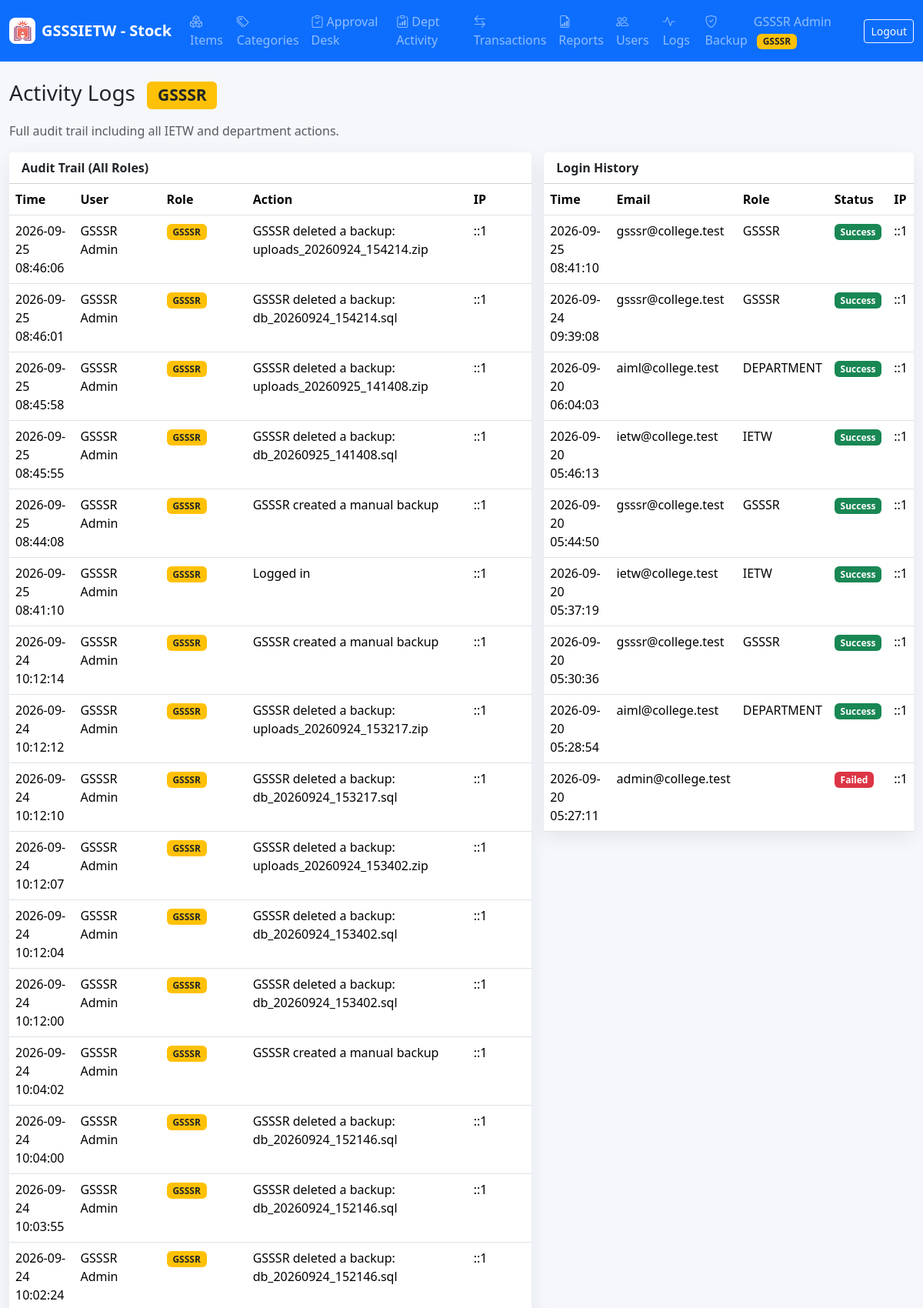
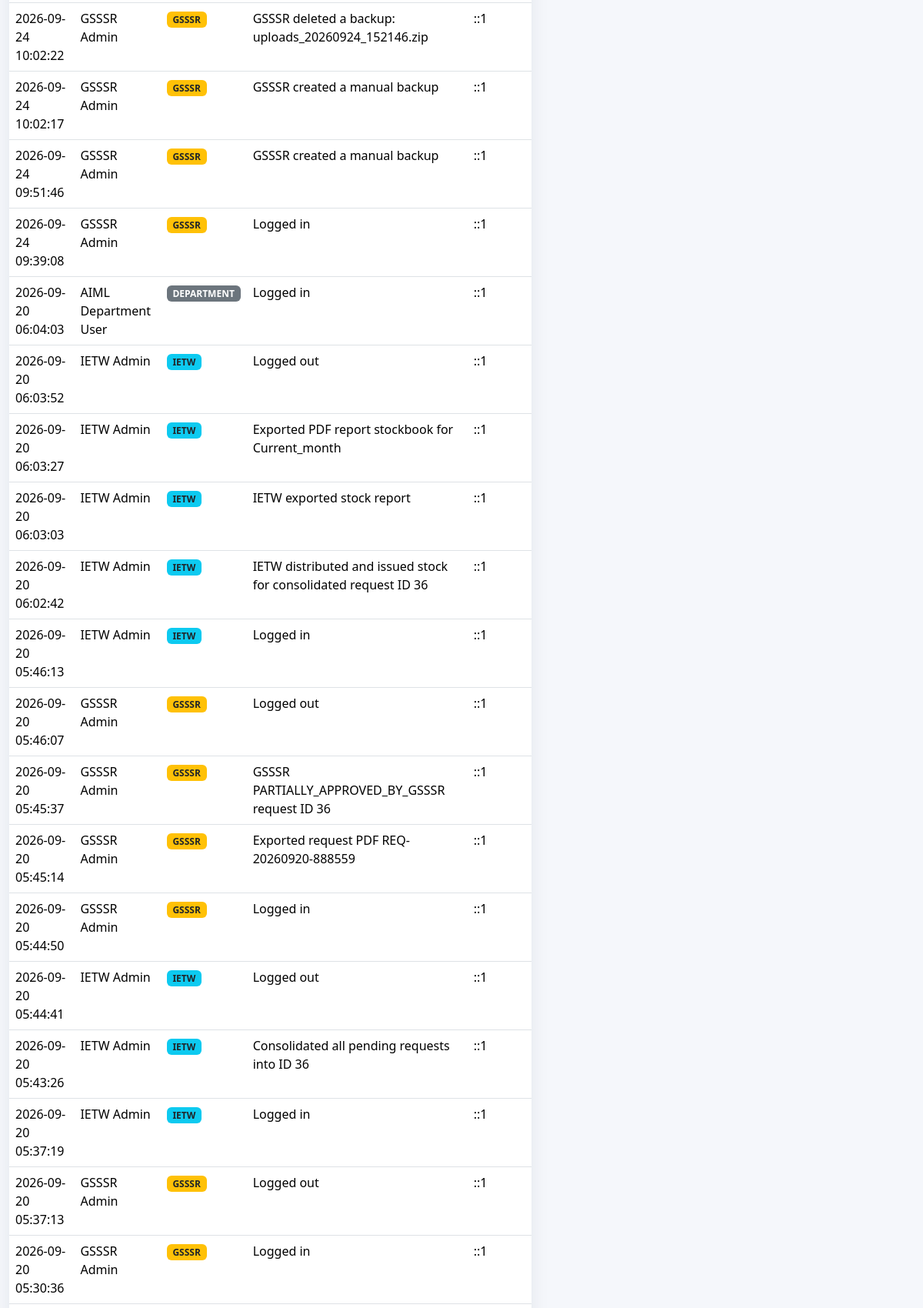
Screenshot of /admin/logs.php (signed in, upper part) with the database file from the repository (2 pictures, top to bottom).
### tables this page shows
CREATE TABLE `activity_logs` (
  `id` int NOT NULL AUTO_INCREMENT,
  `user_id` int DEFAULT NULL,
  `action` varchar(255) NOT NULL,
  `ip_address` varchar(60) DEFAULT NULL,
  `created_at` timestamp NULL DEFAULT CURRENT_TIMESTAMP,
  PRIMARY KEY (`id`),
  KEY `idx_activity_user_date` (`user_id`,`created_at`),
  CONSTRAINT `activity_logs_ibfk_1` FOREIGN KEY (`user_id`) REFERENCES `users` (`id`)
);

CREATE TABLE `users` (
  `id` int NOT NULL AUTO_INCREMENT,
  `department_id` int DEFAULT NULL,
  `name` varchar(120) NOT NULL,
  `email` varchar(160) NOT NULL,
  `password_hash` varchar(255) NOT NULL,
  `role` enum('GSSSR','IETW','DEPARTMENT') NOT NULL,
  `status` enum('ACTIVE','INACTIVE') NOT NULL DEFAULT 'ACTIVE',
  `created_at` timestamp NULL DEFAULT CURRENT_TIMESTAMP,
  `updated_at` timestamp NULL DEFAULT NULL ON UPDATE CURRENT_TIMESTAMP,
  PRIMARY KEY (`id`),
  UNIQUE KEY `email` (`email`),
  KEY `department_id` (`department_id`),
  CONSTRAINT `users_ibfk_1` FOREIGN KEY (`department_id`) REFERENCES `departments` (`id`)
);

### includes/db.php (called while the page is built, shortened)
<?php
final class Database
{
    private static ?PDO $pdo = null;
    public static function conn(): PDO
    {
        if (self::$pdo === null) {
            $dsn = 'mysql:host=' . DB_HOST . ';dbname=' . DB_NAME . ';charset=utf8mb4';
            self::$pdo = new PDO($dsn, DB_USER, DB_PASS, [
                PDO::ATTR_ERRMODE => PDO::ERRMODE_EXCEPTION,
                PDO::ATTR_DEFAULT_FETCH_MODE => PDO::FETCH_ASSOC,
                PDO::ATTR_EMULATE_PREPARES => false,
            ]);
        }
        return self::$pdo;
    }
}

### includes/functions.php (called while the page is built, shortened)
<?php
require_once __DIR__ . '/db.php';
function e(?string $value): string
{
    return htmlspecialchars((string)$value, ENT_QUOTES, 'UTF-8');
}
function rows(string $sql, array $params = []): array
{
    $stmt = Database::conn()->prepare($sql);
    $stmt->execute($params);
    return $stmt->fetchAll();
}

### admin/logs.php (the view, shortened to what this page needs)
<?php
require_once __DIR__ . '/../includes/layout.php';
$logs         = rows('SELECT al.*, u.name, u.role FROM activity_logs al LEFT JOIN users u ON u.id=al.user_id ORDER BY al.id DESC LIMIT 300');
$logins       = rows('SELECT lh.*, u.name, u.role FROM login_history lh LEFT JOIN users u ON u.id=lh.user_id ORDER BY lh.id DESC LIMIT 100');
?>
<h1 class="h3 mb-3">Activity Logs <span class="badge bg-warning text-dark ms-2">GSSSR</span></h1>
<p class="text-muted">Full audit trail including all IETW and department actions.</p>
<div class="row g-3">
  <div class="col-xl-7">
    <div class="card metric-card">
      <div class="card-header bg-white fw-semibold">Audit Trail (All Roles)</div>
      <div class="table-responsive">
        <table class="table mb-0">
          <thead><tr><th>Time</th><th>User</th><th>Role</th><th>Action</th><th>IP</th></tr></thead>
          <tbody>
            <?php foreach ($logs as $l): ?>
            <tr>
              <td><?= e($l['created_at']) ?></td>
              <td><?= e($l['name']) ?></td>
              <td>
                <?php
                  $bc = match($l['role'] ?? '') {
                      'GSSSR' => 'bg-warning text-dark',
                      'IETW'  => 'bg-info text-dark',
                      default => 'bg-secondary',
                  };
                ?>
                <span class="badge <?= $bc ?>"><?= e($l['role'] ?? '') ?></span>
              </td>
              <td><?= e($l['action']) ?></td>
              <td><?= e($l['ip_address']) ?></td>
            </tr>
            <?php endforeach; ?>
          </tbody>
        </table>
      </div>
    </div>
  </div>
  <div class="col-xl-5">
    <div class="card metric-card">
      <div class="card-header bg-white fw-semibold">Login History</div>
      <div class="table-responsive">
        <table class="table mb-0">
          <thead><tr><th>Time</th><th>Email</th><th>Role</th><th>Status</th><th>IP</th></tr></thead>
          <tbody>
            <?php foreach ($logins as $l): ?>
            <tr>
              <td><?= e($l['created_at']) ?></td>
              <td><?= e($l['email']) ?></td>
              <td><?= e($l['role'] ?? '') ?></td>
              <td><?= $l['success']
                    ? '<span class="badge text-bg-success">Success</span>'
                    : '<span class="badge text-bg-danger">Failed</span>' ?></td>
              <td><?= e($l['ip_address']) ?></td>
            </tr>
            <?php endforeach; ?>
          </tbody>
        </table>
      </div>
    </div>
  </div>
</div>

### assets/css/app.css (style rules this page uses)
body { background: #f5f7fb; }
.metric-card { border: 0; border-radius: 8px; box-shadow: 0 8px 24px rgba(30, 41, 59, .08); }
.table thead th { white-space: nowrap; }

### rows the page displays
activity_logs: created_at "2026-09-25 08:46:06", user.name "GSSSR Admin", user.role "GSSSR", action "GSSSR deleted a backup: uploads_20260924_154214.zip", ip_address "::1"
activity_logs: created_at "2026-09-25 08:46:01", user.name "GSSSR Admin", user.role "GSSSR", action "GSSSR deleted a backup: db_20260924_154214.sql", ip_address "::1"
activity_logs: created_at "2026-09-25 08:45:58", user.name "GSSSR Admin", user.role "GSSSR", action "GSSSR deleted a backup: uploads_20260925_141408.zip", ip_address "::1"
activity_logs: created_at "2026-09-25 08:45:55", user.name "GSSSR Admin", user.role "GSSSR", action "GSSSR deleted a backup: db_20260925_141408.sql", ip_address "::1"
activity_logs: created_at "2026-09-25 08:44:08", user.name "GSSSR Admin", user.role "GSSSR", action "GSSSR created a manual backup", ip_address "::1"
activity_logs: created_at "2026-09-25 08:41:10", user.name "GSSSR Admin", user.role "GSSSR", action "Logged in", ip_address "::1"
activity_logs: created_at "2026-09-24 10:12:14", user.name "GSSSR Admin", user.role "GSSSR", action "GSSSR created a manual backup", ip_address "::1"
activity_logs: created_at "2026-09-24 10:12:12", user.name "GSSSR Admin", user.role "GSSSR", action "GSSSR deleted a backup: uploads_20260924_153217.zip", ip_address "::1"
activity_logs: created_at "2026-09-24 10:12:10", user.name "GSSSR Admin", user.role "GSSSR", action "GSSSR deleted a backup: db_20260924_153217.sql", ip_address "::1"
activity_logs: created_at "2026-09-24 10:12:07", user.name "GSSSR Admin", user.role "GSSSR", action "GSSSR deleted a backup: uploads_20260924_153402.zip", ip_address "::1"
activity_logs: created_at "2026-09-24 10:12:04", user.name "GSSSR Admin", user.role "GSSSR", action "GSSSR deleted a backup: db_20260924_153402.sql", ip_address "::1"
activity_logs: created_at "2026-09-24 10:12:00", user.name "GSSSR Admin", user.role "GSSSR", action "GSSSR deleted a backup: db_20260924_153402.sql", ip_address "::1"
activity_logs: created_at "2026-09-24 10:04:02", user.name "GSSSR Admin", user.role "GSSSR", action "GSSSR created a manual backup", ip_address "::1"
activity_logs: created_at "2026-09-24 10:04:00", user.name "GSSSR Admin", user.role "GSSSR", action "GSSSR deleted a backup: db_20260924_152146.sql", ip_address "::1"
activity_logs: created_at "2026-09-24 10:03:55", user.name "GSSSR Admin", user.role "GSSSR", action "GSSSR deleted a backup: db_20260924_152146.sql", ip_address "::1"
activity_logs: created_at "2026-09-24 10:02:24", user.name "GSSSR Admin", user.role "GSSSR", action "GSSSR deleted a backup: db_20260924_152146.sql", ip_address "::1"
activity_logs: created_at "2026-09-24 10:02:22", user.name "GSSSR Admin", user.role "GSSSR", action "GSSSR deleted a backup: uploads_20260924_152146.zip", ip_address "::1"
activity_logs: created_at "2026-09-24 10:02:17", user.name "GSSSR Admin", user.role "GSSSR", action "GSSSR created a manual backup", ip_address "::1"
activity_logs: created_at "2026-09-24 09:51:46", user.name "GSSSR Admin", user.role "GSSSR", action "GSSSR created a manual backup", ip_address "::1"
activity_logs: created_at "2026-09-24 09:39:08", user.name "GSSSR Admin", user.role "GSSSR", action "Logged in", ip_address "::1"
activity_logs: created_at "2026-09-20 06:04:03", user.name "AIML Department User", user.role "DEPARTMENT", action "Logged in", ip_address "::1"
activity_logs: created_at "2026-09-20 06:03:52", user.name "IETW Admin", user.role "IETW", action "Logged out", ip_address "::1"
activity_logs: created_at "2026-09-20 06:03:27", user.name "IETW Admin", user.role "IETW", action "Exported PDF report stockbook for Current_month", ip_address "::1"
activity_logs: created_at "2026-09-20 06:03:03", user.name "IETW Admin", user.role "IETW", action "IETW exported stock report", ip_address "::1"
activity_logs: created_at "2026-09-20 06:02:42", user.name "IETW Admin", user.role "IETW", action "IETW distributed and issued stock for consolidated request ID 36", ip_address "::1"
activity_logs: created_at "2026-09-20 05:46:13", user.name "IETW Admin", user.role "IETW", action "Logged in", ip_address "::1"
activity_logs: created_at "2026-09-20 05:46:07", user.name "GSSSR Admin", user.role "GSSSR", action "Logged out", ip_address "::1"
activity_logs: created_at "2026-09-20 05:45:37", user.name "GSSSR Admin", user.role "GSSSR", action "GSSSR PARTIALLY_APPROVED_BY_GSSSR request ID 36", ip_address "::1"
activity_logs: created_at "2026-09-20 05:45:14", user.name "GSSSR Admin", user.role "GSSSR", action "Exported request PDF REQ-20260920-888559", ip_address "::1"
activity_logs: created_at "2026-09-20 05:44:50", user.name "GSSSR Admin", user.role "GSSSR", action "Logged in", ip_address "::1"
activity_logs: created_at "2026-09-20 05:44:41", user.name "IETW Admin", user.role "IETW", action "Logged out", ip_address "::1"
activity_logs: created_at "2026-09-20 05:43:26", user.name "IETW Admin", user.role "IETW", action "Consolidated all pending requests into ID 36", ip_address "::1"
activity_logs: created_at "2026-09-20 05:37:19", user.name "IETW Admin", user.role "IETW", action "Logged in", ip_address "::1"
activity_logs: created_at "2026-09-20 05:37:13", user.name "GSSSR Admin", user.role "GSSSR", action "Logged out", ip_address "::1"
activity_logs: created_at "2026-09-20 05:30:36", user.name "GSSSR Admin", user.role "GSSSR", action "Logged in", ip_address "::1"

### other values shown
APP_SHORT_NAME "GSSSIETW - Stock"
$l[1] "Items"
$l[1] "Categories"
$l[1] "Approval Desk"
$l[1] "Dept Activity"
$l[1] "Transactions"
$l[1] "Reports"
$l[1] "Users"
$l[1] "Logs"
$l[1] "Backup"
$u['name'] "GSSSR Admin"
$role "GSSSR"
$l['created_at'] "2026-09-25 08:41:10"
$l['email'] "gsssr@college.test"
$l['role'] "GSSSR"
